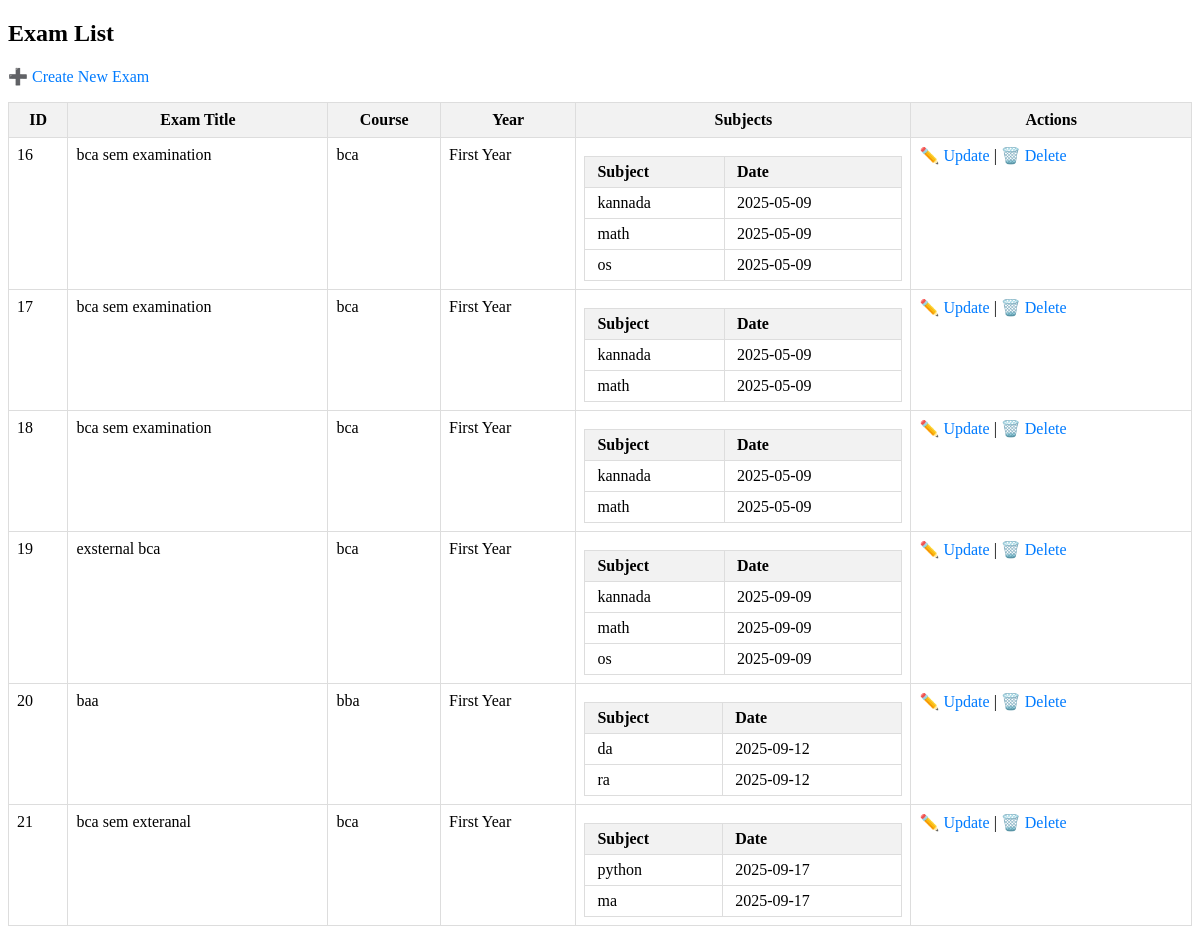
Page /list/ on the committed database.
### exam1/models.py (models this page shows, shortened)
class Exam(models.Model):
    exam_title = models.CharField(max_length=100)
    exam_id = models.AutoField(primary_key=True)
    course = models.CharField(max_length=100)
    year = models.IntegerField(choices=[
        (1, 'First Year'),
        (2, 'Second Year'),
        (3, 'Third Year'),
        (4, 'Fourth Year')
    ])
    num_subjects = models.IntegerField()
    subject_names = models.JSONField(default=list)  # [{"name": "Math", "date": "2025-05-01"}, ...]
    subject_max_marks = models.JSONField(default=list)  # [{"name": "Math", "max_marks": 100}, ...]
    total_max_marks = models.IntegerField(default=0)  # Field to store the total max marks

### exam1/views.py (the view)
# urls.py: path('list/', views.exam_list, name='exam_list'),
def exam_list(request):
    exams = Exam.objects.all()
    return render(request, 'exam1/exam_list.html', {'exams': exams})

### template/exam1/exam_list.html (shortened to what this page needs)
<!DOCTYPE html>
<html>
<head>
</head>
<body>
<h2>Exam List</h2>
<p><a href="{% url 'exam1:create_exam' %}">➕ Create New Exam</a></p>
<table>
    <thead>
        <tr>
            <th>ID</th>
            <th>Exam Title</th>
            <th>Course</th>
            <th>Year</th>
            <th>Subjects</th>
            <th>Actions</th>
        </tr>
    </thead>
    <tbody>
        {% for exam in exams %}
        <tr>
            <td>{{ exam.exam_id }}</td>
            <td>{{ exam.exam_title }}</td>
            <td>{{ exam.course }}</td>
            <td>{{ exam.get_year_display }}</td>
            <td>
                <table class="subject-table">
                    <thead>
                        <tr>
                            <th>Subject</th>
                            <th>Date</th>
                        </tr>
                    </thead>
                    <tbody>
                        {% for subject in exam.subject_names %}
                        <tr>
                            <td>{{ subject.name }}</td>
                            <td>{{ subject.date }}</td>
                        </tr>
                        {% endfor %}
                    </tbody>
                </table>
            </td>
            <td>
                <a href="{% url 'exam1:update_exam' exam.exam_id %}">✏️ Update</a> |
                <a href="{% url 'exam1:delete_exam' exam.exam_id %}">🗑️ Delete</a>
            </td>
        </tr>
        {% empty %}
        <tr>
            <td colspan="6">No exams available.</td>
        </tr>
        {% endfor %}
    </tbody>
</table>
</body>
</html>

### template/exam1/exam_list.html (style rules this page uses)
table { border-collapse: collapse; width: 100%; }
th, td { border: 1px solid #ddd; padding: 8px; vertical-align: top; }
th { background-color: #f2f2f2; }
a { text-decoration: none; color: #007BFF; }
.subject-table { width: 100%; border-collapse: collapse; margin-top: 10px; }
.subject-table td, .subject-table th { border: 1px solid #ddd; padding: 6px 12px; }
.subject-table th { text-align: left; font-weight: bold; }

### rows in the picture
Exam: exam_id "16", exam_title "bca sem examination", course "bca", year "First Year", name "kannada" "math" "os", date "2025-05-09" "2025-05-09" "2025-05-09"
Exam: exam_id "17", exam_title "bca sem examination", course "bca", year "First Year", name "kannada" "math", date "2025-05-09" "2025-05-09"
Exam: exam_id "18", exam_title "bca sem examination", course "bca", year "First Year", name "kannada" "math", date "2025-05-09" "2025-05-09"
Exam: exam_id "19", exam_title "exsternal bca", course "bca", year "First Year", name "kannada" "math" "os", date "2025-09-09" "2025-09-09" "2025-09-09"
Exam: exam_id "20", exam_title "baa", course "bba", year "First Year", name "da" "ra", date "2025-09-12" "2025-09-12"
Exam: exam_id "21", exam_title "bca sem exteranal", course "bca", year "First Year", name "python" "ma", date "2025-09-17" "2025-09-17"
